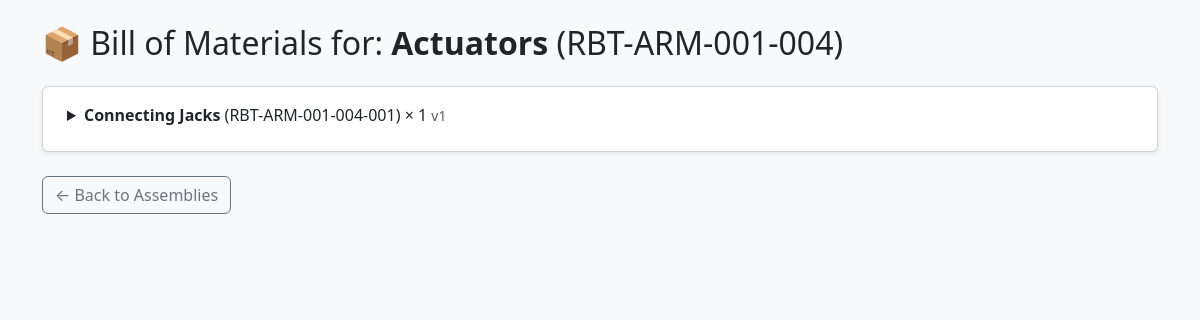
/bom/5/, run on the app's committed database.
### parts/models.py (models this page shows, shortened)
class Part(models.Model):
    part_number = models.CharField(max_length=100, unique=True)  # Unique ID for the part
    name = models.CharField(max_length=255)                      # Human-readable name
    version = models.CharField(max_length=10)                    # Version like v1, v2
    description = models.TextField(blank=True)                   # Optional notes
    created_at = models.DateTimeField(auto_now_add=True)         # Timestamp
    created_by = models.ForeignKey(get_user_model(), on_delete=models.SET_NULL, null=True)

### bom/models.py (models this page shows, shortened)
class BOMItem(models.Model):
    parent = models.ForeignKey(
        Part,
        related_name='bom_parent',
        on_delete=models.CASCADE,
        help_text="The main part (assembly)"
    )
    child = models.ForeignKey(
        Part,
        related_name='bom_child',
        on_delete=models.CASCADE,
        help_text="Component that is part of the assembly"
    )
    quantity = models.PositiveIntegerField(default=1)
    class Meta:
        unique_together = ('parent', 'child')  # Prevent duplicate entries

### bom/views.py (the view)
# urls.py: path('<int:part_id>/', views.bom_detail, name='bom_detail'),
def bom_detail(request, part_id):
    part = get_object_or_404(Part, id=part_id)
    bom_tree = get_bom_tree(part)
    return render(request, 'bom/bom_detail.html', {
        'part': part,
        'bom_tree': bom_tree
    })

### bom/views.py (called while the page is built)
def get_bom_tree(part):
    items = BOMItem.objects.filter(parent=part)
    tree = []
    for item in items:
        child = item.child
        documents = Document.objects.filter(part=child)
        children = get_bom_tree(child)
        tree.append({
            'item': item,
            'children': children,
            'documents': documents
        })
    return tree

### bom/templates/bom/bom_detail.html (shortened to what this page needs)
<!DOCTYPE html>
<html lang="en">
<head>
    <link href="https://cdn.jsdelivr.net/npm/bootstrap@5.3.0/dist/css/bootstrap.min.css" rel="stylesheet">
</head>
<body class="bg-light py-4">
<div class="container">
    <h2 class="mb-4">📦 Bill of Materials for: <strong>{{ part.name }}</strong> ({{ part.part_number }})</h2>
    {% if bom_tree %}
        <div class="card shadow-sm p-3">
            {% for node in bom_tree %}
                {% include "bom/bom_node.html" with node=node level=0 %}
            {% endfor %}
        </div>
    {% else %}
        <div class="alert alert-warning">No BOM items found for this part.</div>
    {% endif %}
    <a href="/bom/" class="btn btn-outline-secondary mt-4">← Back to Assemblies</a>
</div>
</body>
</html>

### bom/templates/bom/bom_node.html (shortened to what this page needs)
<div class="ms-{{ level|add:2 }} mb-2">
  <details>
    <summary>
      <strong>{{ node.item.child.name }}</strong>
      ({{ node.item.child.part_number }}) × {{ node.item.quantity }}
      <small class="text-muted">v{{ node.item.child.version }}</small>
    </summary>
  </details>
</div>

### data on the page
Part: name "Actuators", part_number "RBT-ARM-001-004"
BOMItem: item.child.name "Connecting Jacks", item.child.part_number "RBT-ARM-001-004-001", item.quantity "1", item.child.version "1"
